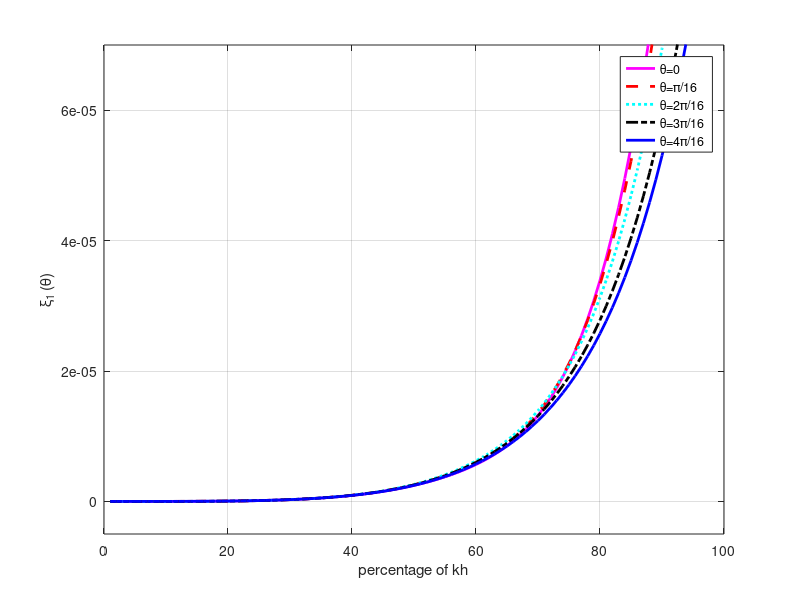

Source code (MATLAB):


clear;clc;close all
M=7

f=  [ 1.83185, -0.350241, 0.097898, -0.0276368, 0.00670127, -0.00119173, 0.000114199];
f1= -3.11498;

  c=[1.55417, -0.271537, 0.0738815, -0.0208512, 0.00510231, -0.000914956, 0.000087595];


    d=[2.42627, -0.749557, 0.236514, -0.068554, 0.016321, -0.00275895, 0.000243906];



h=10;
v=2500;
% v=5000;
v=8500;
tau=0.001
dt=tau;
r=v*tau/h;
kh=linspace((pi)/(100),(pi),100);

for jj=1:5
    xita=(jj-1)*pi/16;
    d1kz=0;
    for m=1:M
        d1kz=d1kz+2*c(m)*sin((m-0.5)*kh*sin(xita));
    end
    %     d1kz=d1kz./h;

    d1kx=0;
    for m=1:M
        d1kx=d1kx+2*c(m)*sin((m-0.5)*kh*cos(xita));
    end
    %     d1kx=d1kx./h;

    d1kz_1=0;
    for m=1:M
        d1kz_1=d1kz_1+2*d(m)*sin((m-0.5)*kh*sin(xita));
    end
    %     d1kz=d1kz./h;

    d1kx_1=0;
    for m=1:M
        d1kx_1=d1kx_1+2*d(m)*sin((m-0.5)*kh*cos(xita));
    end
    %     d1kx=d1kx./h;


    d2kx=f1;
    for m=1:M
        d2kx=d2kx+2*f(m)*(cos(m*kh*cos(xita))    );
    end
    %     d2kx=d2kx./h^2;

    d2kz=f1;
    for m=1:M
        d2kz=d2kz+2*f(m)*(cos(m*kh*sin(xita))   );
    end


    %      d2kz=d2kz./h^2;
    %%%%%%%%%%%%%%%%%%%
    temp1=d2kx+d2kz;
    temp2=-4+2*cos(kh*cos(xita))+2*cos(kh*sin(xita));

    g11=-d1kx.*(2*sin(0.5*kh*cos(xita))+r^2*1/24*2*sin(0.5*kh*cos(xita)).*temp1);
    g12=-d1kz.*(2*sin(0.5*kh*sin(xita))+r^2*1/24*2*sin(0.5*kh*sin(xita)).*temp1);
    %     g1=v^2*dt^2*(g11+g12);

    g1=r^2*(g11+g12);

    g11=-d1kx_1.*(2*sin(0.5*kh*cos(xita))+r^2*1/24*2*sin(0.5*kh*cos(xita)).*temp1);
    g12=-d1kz_1.*(2*sin(0.5*kh*sin(xita))+r^2*1/24*2*sin(0.5*kh*sin(xita)).*temp1);


    g1_1=r^2*(g11+g12);


    atemp=(g1)+r^2/24*(g1_1.*temp2);


    %%%%%%%%%%%%%%%


    a1=real(h/v*(1./(acos(1+1/2*atemp)./(kh*r))-1));

    if (jj==1)
        figure;plot(100*kh/(pi),a1,'m','linewidth',2)
        hold on
    elseif jj==2
        plot(100*kh/(pi),a1,'r--','linewidth',2)
    elseif jj==3
        plot(100*kh/(pi),a1,'c:','linewidth',2)
    elseif jj==4
        plot(100*kh/(pi),a1,'k-.','linewidth',2)
    else
        plot(100*kh/(pi),a1,'b','linewidth',2)
    end

end

axis([0 100 -0.5*10^-5 7*10^-5])
% axis([0 100 -0.5*10^-5 3*10^-5])
grid on
xlabel('percentage of kh')
legend('\theta=0', '\theta=π/16','\theta=2π/16','\theta=3π/16','\theta=4π/16')

ylabel('\xi_1_ (\theta)')